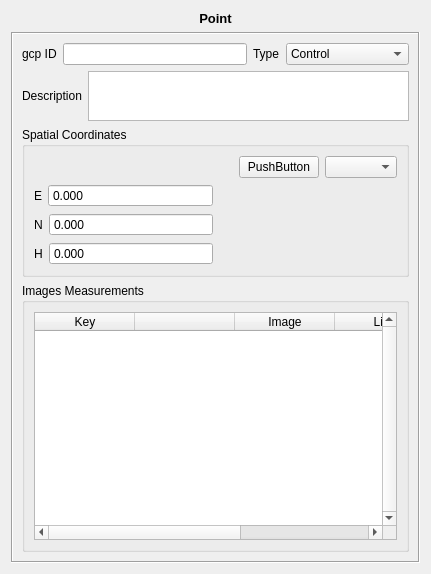
<?xml version="1.0" encoding="UTF-8"?>
<ui version="4.0">
 <class>Ponto</class>
 <widget class="QWidget" name="Ponto">
  <property name="geometry">
   <rect>
    <x>0</x>
    <y>0</y>
    <width>431</width>
    <height>574</height>
   </rect>
  </property>
  <property name="windowTitle">
   <string>Form</string>
  </property>
  <layout class="QVBoxLayout" name="verticalLayout_5">
   <item>
    <widget class="QLabel" name="label_5">
     <property name="text">
      <string>&lt;!DOCTYPE HTML PUBLIC &quot;-//W3C//DTD HTML 4.0//EN&quot; &quot;http://www.w3.org/TR/REC-html40/strict.dtd&quot;&gt;
&lt;html&gt;&lt;head&gt;&lt;meta name=&quot;qrichtext&quot; content=&quot;1&quot; /&gt;&lt;style type=&quot;text/css&quot;&gt;
p, li { white-space: pre-wrap; }
&lt;/style&gt;&lt;/head&gt;&lt;body style=&quot; font-family:'Sans'; font-size:10pt; font-weight:400; font-style:normal;&quot;&gt;
&lt;p style=&quot; margin-top:0px; margin-bottom:0px; margin-left:0px; margin-right:0px; -qt-block-indent:0; text-indent:0px;&quot;&gt;&lt;span style=&quot; font-weight:600;&quot;&gt;Point&lt;/span&gt;&lt;/p&gt;&lt;/body&gt;&lt;/html&gt;</string>
     </property>
     <property name="alignment">
      <set>Qt::AlignCenter</set>
     </property>
    </widget>
   </item>
   <item>
    <widget class="QFrame" name="frame">
     <property name="frameShape">
      <enum>QFrame::Box</enum>
     </property>
     <property name="frameShadow">
      <enum>QFrame::Sunken</enum>
     </property>
     <layout class="QVBoxLayout" name="verticalLayout_4">
      <item>
       <layout class="QHBoxLayout" name="horizontalLayout_4">
        <item>
         <layout class="QHBoxLayout" name="horizontalLayout">
          <item>
           <widget class="QLabel" name="label">
            <property name="text">
             <string>gcp ID</string>
            </property>
           </widget>
          </item>
          <item>
           <widget class="QLineEdit" name="lineEdit_gcp_id"/>
          </item>
         </layout>
        </item>
        <item>
         <layout class="QHBoxLayout" name="horizontalLayout_3">
          <item>
           <widget class="QLabel" name="label_9">
            <property name="text">
             <string>Type</string>
            </property>
           </widget>
          </item>
          <item>
           <widget class="QComboBox" name="typeComboBox">
            <item>
             <property name="text">
              <string>Control</string>
             </property>
            </item>
            <item>
             <property name="text">
              <string>Verification</string>
             </property>
            </item>
            <item>
             <property name="text">
              <string>Photogrammetric</string>
             </property>
            </item>
           </widget>
          </item>
         </layout>
        </item>
       </layout>
      </item>
      <item>
       <layout class="QHBoxLayout" name="horizontalLayout_2">
        <item>
         <widget class="QLabel" name="label_2">
          <property name="text">
           <string>Description</string>
          </property>
         </widget>
        </item>
        <item>
         <widget class="QTextEdit" name="textEditDescription">
          <property name="maximumSize">
           <size>
            <width>16777215</width>
            <height>50</height>
           </size>
          </property>
         </widget>
        </item>
       </layout>
      </item>
      <item>
       <widget class="QGroupBox" name="groupBox">
        <property name="title">
         <string>Spatial Coordinates</string>
        </property>
        <layout class="QVBoxLayout" name="verticalLayout_2">
         <item>
          <layout class="QHBoxLayout" name="horizontalLayout_6">
           <item>
            <spacer name="horizontalSpacer">
             <property name="orientation">
              <enum>Qt::Horizontal</enum>
             </property>
             <property name="sizeHint" stdset="0">
              <size>
               <width>40</width>
               <height>20</height>
              </size>
             </property>
            </spacer>
           </item>
           <item>
            <widget class="SigmaFormDialogButton" name="sigmaDialogButton">
             <property name="text">
              <string>PushButton</string>
             </property>
            </widget>
           </item>
           <item>
            <widget class="SigmaFormTypeSelector" name="sigmaSelector"/>
           </item>
          </layout>
         </item>
         <item>
          <layout class="QHBoxLayout" name="horizontalLayout_5" stretch="1,1">
           <item>
            <layout class="QVBoxLayout" name="verticalLayout">
             <item>
              <layout class="QHBoxLayout" name="horizontalLayout_10" stretch="0,1">
               <item>
                <widget class="QLabel" name="label_12">
                 <property name="text">
                  <string>E</string>
                 </property>
                </widget>
               </item>
               <item>
                <widget class="QDoubleSpinBox" name="eDoubleSpinBox">
                 <property name="buttonSymbols">
                  <enum>QAbstractSpinBox::NoButtons</enum>
                 </property>
                 <property name="accelerated">
                  <bool>true</bool>
                 </property>
                 <property name="suffix">
                  <string/>
                 </property>
                 <property name="decimals">
                  <number>3</number>
                 </property>
                 <property name="minimum">
                  <double>-999999.000000000000000</double>
                 </property>
                 <property name="maximum">
                  <double>999999.000000000000000</double>
                 </property>
                 <property name="value">
                  <double>0.000000000000000</double>
                 </property>
                </widget>
               </item>
              </layout>
             </item>
             <item>
              <layout class="QHBoxLayout" name="horizontalLayout_11" stretch="0,1">
               <item>
                <widget class="QLabel" name="label_4">
                 <property name="text">
                  <string>N</string>
                 </property>
                </widget>
               </item>
               <item>
                <widget class="QDoubleSpinBox" name="nDoubleSpinBox">
                 <property name="buttonSymbols">
                  <enum>QAbstractSpinBox::NoButtons</enum>
                 </property>
                 <property name="accelerated">
                  <bool>true</bool>
                 </property>
                 <property name="decimals">
                  <number>3</number>
                 </property>
                 <property name="minimum">
                  <double>-9999999.000000000000000</double>
                 </property>
                 <property name="maximum">
                  <double>9999999.000000000000000</double>
                 </property>
                 <property name="value">
                  <double>0.000000000000000</double>
                 </property>
                </widget>
               </item>
              </layout>
             </item>
             <item>
              <layout class="QHBoxLayout" name="horizontalLayout_12" stretch="0,1">
               <item>
                <widget class="QLabel" name="label_10">
                 <property name="text">
                  <string>H</string>
                 </property>
                </widget>
               </item>
               <item>
                <widget class="QDoubleSpinBox" name="hDoubleSpinBox">
                 <property name="buttonSymbols">
                  <enum>QAbstractSpinBox::NoButtons</enum>
                 </property>
                 <property name="accelerated">
                  <bool>true</bool>
                 </property>
                 <property name="decimals">
                  <number>3</number>
                 </property>
                 <property name="minimum">
                  <double>-9999.000000000000000</double>
                 </property>
                 <property name="maximum">
                  <double>9999.000000000000000</double>
                 </property>
                </widget>
               </item>
              </layout>
             </item>
            </layout>
           </item>
           <item>
            <widget class="SigmaFormContent" name="sigmaContent">
             <property name="frameShape">
              <enum>QFrame::NoFrame</enum>
             </property>
             <property name="frameShadow">
              <enum>QFrame::Raised</enum>
             </property>
             <property name="lineWidth">
              <number>0</number>
             </property>
            </widget>
           </item>
          </layout>
         </item>
        </layout>
       </widget>
      </item>
      <item>
       <widget class="QGroupBox" name="groupBox_2">
        <property name="title">
         <string>Images Measurements</string>
        </property>
        <layout class="QVBoxLayout" name="verticalLayout_3">
         <item>
          <widget class="QTableWidget" name="imageMeasurementsTable">
           <property name="verticalScrollBarPolicy">
            <enum>Qt::ScrollBarAlwaysOn</enum>
           </property>
           <property name="horizontalScrollBarPolicy">
            <enum>Qt::ScrollBarAsNeeded</enum>
           </property>
           <attribute name="verticalHeaderVisible">
            <bool>false</bool>
           </attribute>
           <attribute name="verticalHeaderVisible">
            <bool>false</bool>
           </attribute>
           <column>
            <property name="text">
             <string>Key</string>
            </property>
           </column>
           <column>
            <property name="text">
             <string/>
            </property>
            <property name="textAlignment">
             <set>AlignHCenter|AlignVCenter|AlignCenter</set>
            </property>
           </column>
           <column>
            <property name="text">
             <string>Image</string>
            </property>
           </column>
           <column>
            <property name="text">
             <string>Line</string>
            </property>
           </column>
           <column>
            <property name="text">
             <string>Column</string>
            </property>
           </column>
          </widget>
         </item>
        </layout>
       </widget>
      </item>
     </layout>
    </widget>
   </item>
  </layout>
 </widget>
 <customwidgets>
  <customwidget>
   <class>SigmaFormTypeSelector</class>
   <extends>QComboBox</extends>
   <header>SigmaForm.h</header>
  </customwidget>
  <customwidget>
   <class>SigmaFormDialogButton</class>
   <extends>QPushButton</extends>
   <header>SigmaForm.h</header>
  </customwidget>
  <customwidget>
   <class>SigmaFormContent</class>
   <extends>QFrame</extends>
   <header>SigmaForm.h</header>
   <container>1</container>
  </customwidget>
 </customwidgets>
 <resources/>
 <connections/>
</ui>
